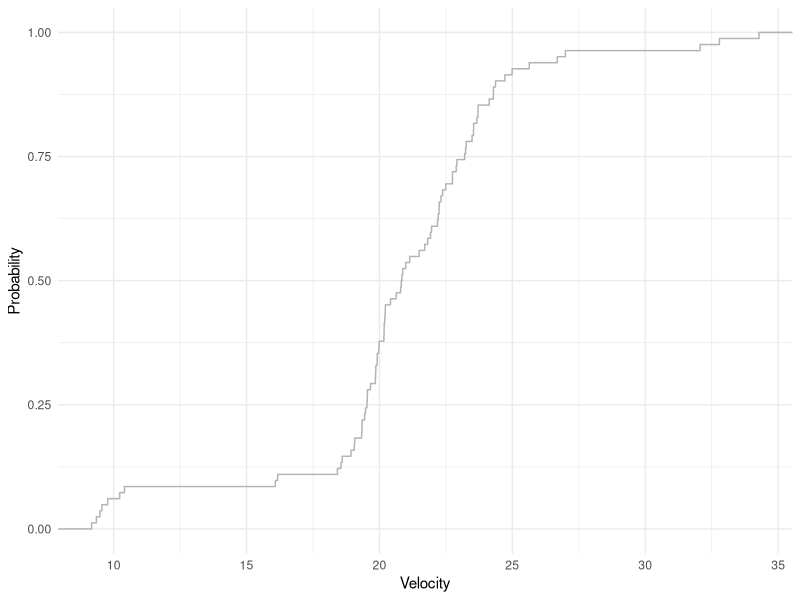
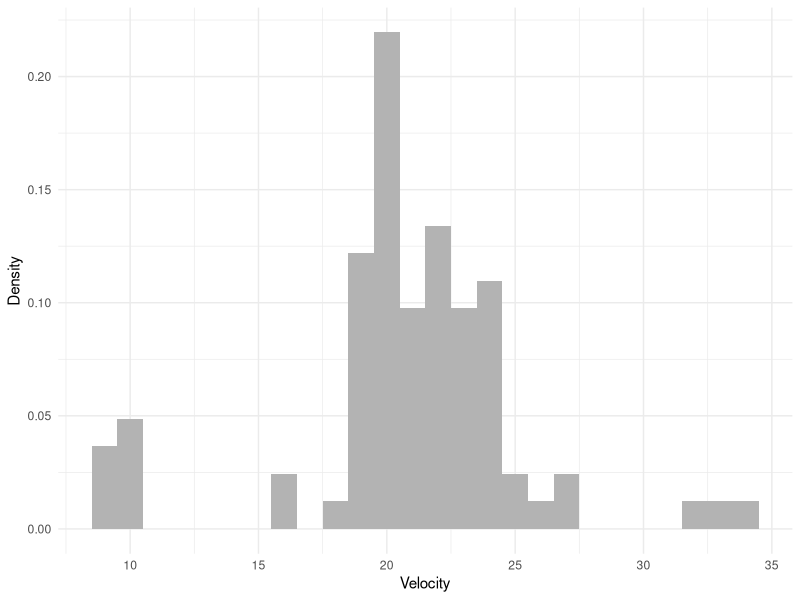
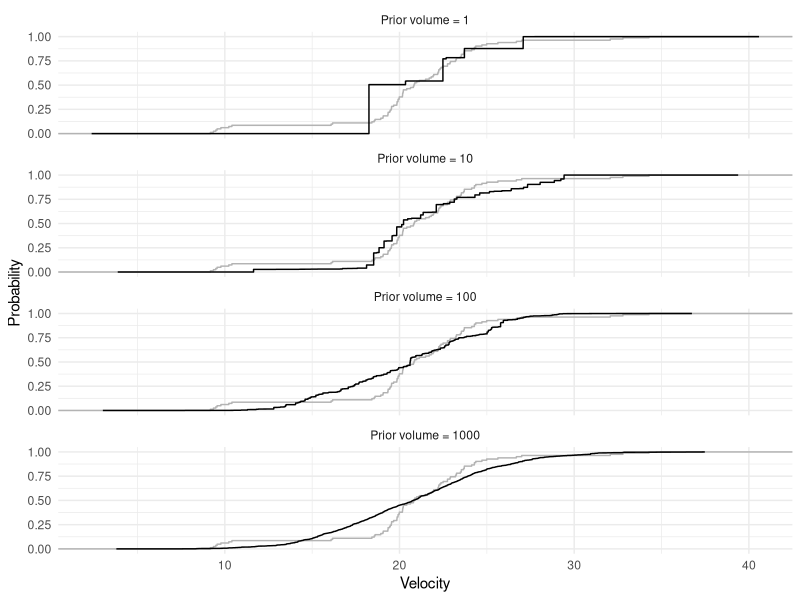
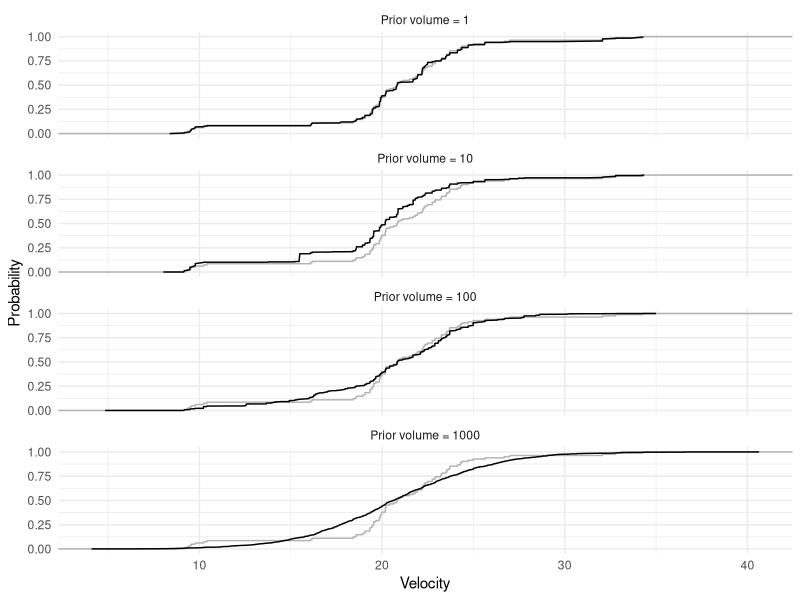
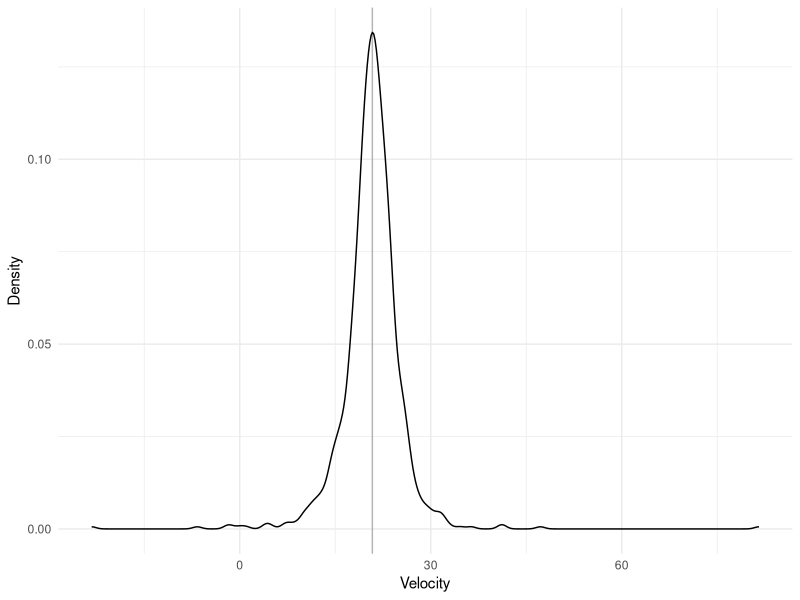
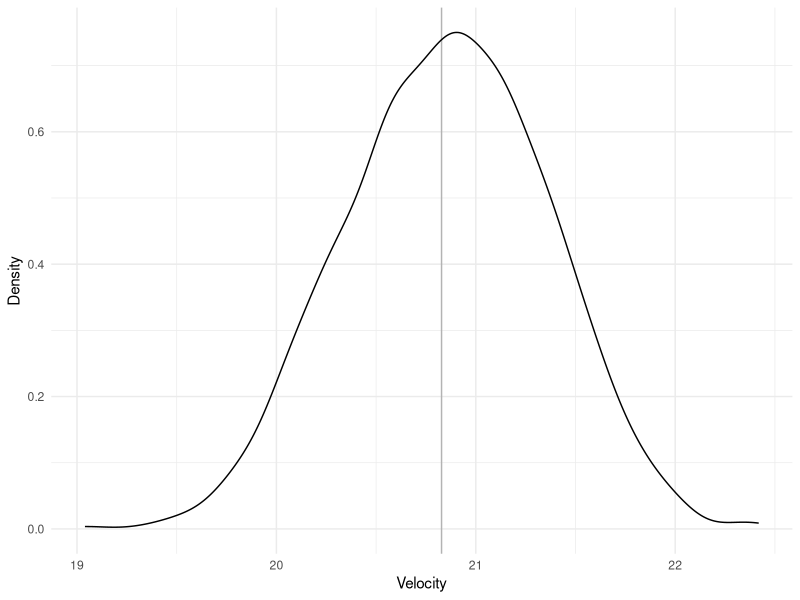
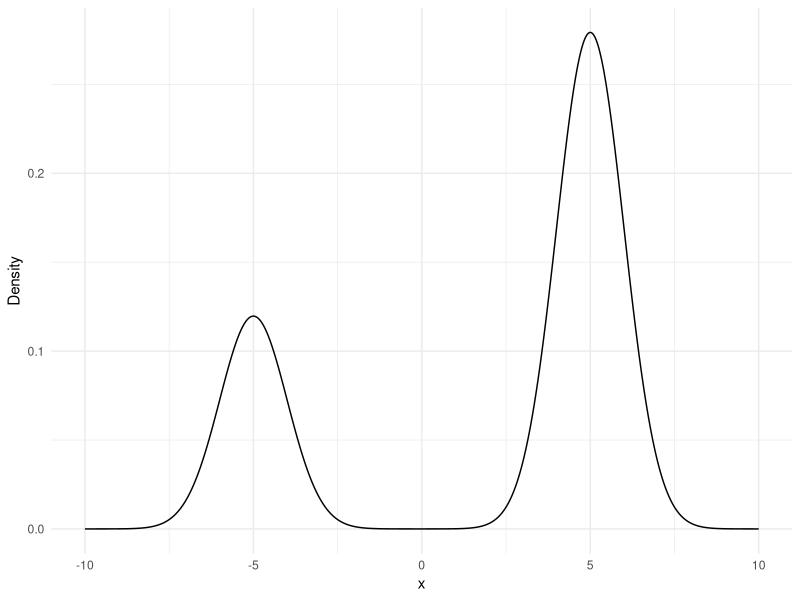
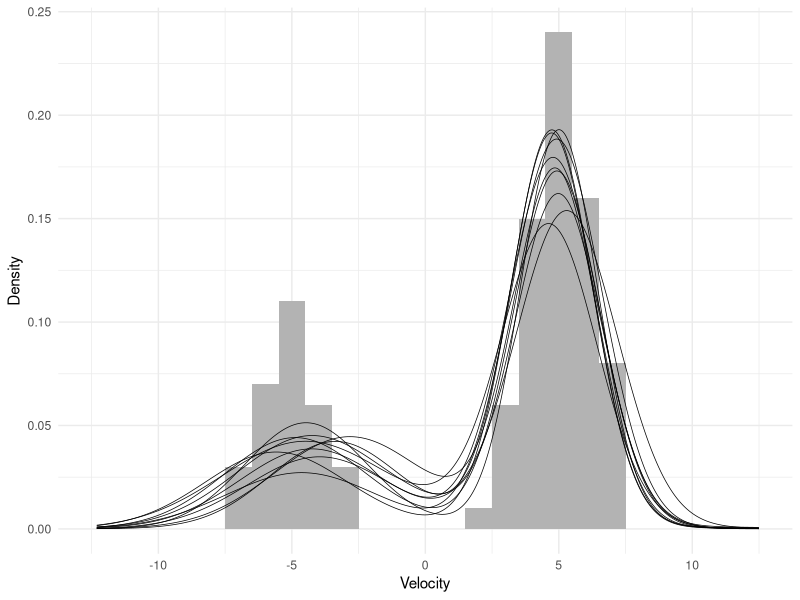

These figures' R source, in order:
## ---- chunk 1
library(MASS)
library(tidyverse)

theme_set(theme_minimal())
## ---- chunk 2
geom_reference <- function(data, type = 'cdf', binwidth = 1) {
  if (type == 'cdf') {
    stat_ecdf(data = data,
              mapping = aes(x),
              color = 'gray70')
  } else if (type == 'pdf') {
    geom_density(data = data,
                 mapping = aes(x),
                 color = 'gray70')
  } else if (type == 'histogram') {
    geom_histogram(data = data,
                   mapping = aes(x, y = ..count.. / sum(..count..)),
                   binwidth = binwidth,
                   fill = 'gray70')
  }
}
## ---- chunk 3
data <- tibble(x = galaxies / 1000)
## ---- chunk 4
ggplot() +
  geom_reference(data) +
  labs(x = 'Velocity', y = 'Probability')
## ---- chunk 5
ggplot() +
  geom_reference(data, type = 'histogram') +
  labs(x = 'Velocity', y = 'Density')
## ---- chunk 6
stick_break <- function(l, alpha, beta) {
  q <- rbeta(l, shape1 = alpha, shape2 = beta)
  q <- c(head(q, -1), 1)
  list(p = q * c(1, cumprod(1 - head(q, -1))), q = q)
}

nu_prior <- function(lambda = 1, mu0 = 0, sigma0 = 1) {
  sample_P0 <- function(l) rnorm(l, mean = mu0, sd = sigma0)
  list(sample_P0 = sample_P0, lambda = lambda)
}

nu_posterior <- function(x, lambda = 1, mu0 = 0, sigma0 = 1) {
  prior <- nu_prior(lambda = lambda, mu0 = mu0, sigma0 = sigma0)
  sample_P0 <- function(l) {
    i <- rbernoulli(l, p = lambda / (lambda + length(x)))
    i * prior$sample_P0(l) + (1 - i) * sample(x, l, replace = TRUE)
  }
  list(sample_P0 = sample_P0, lambda = lambda + length(x))
}

sample_DP <- function(l, nu) {
  x <- nu$sample_P0(l)
  p <- stick_break(l, 1, nu$lambda)$p
  tibble(x = x, p = p)
}

plot_distribution <- function(sample, reference) {
  sample <- sample %>%
    arrange(x) %>%
    mutate(p = cumsum(p))
  ggplot() +
    geom_reference(reference) +
    geom_line(data = sample, mapping = aes(x, p)) +
    labs(x = 'Velocity', y = 'Probability')
}
## ---- chunk 7
set.seed(42)

tibble(lambda = c(1, 10, 100, 1000)) %>%
  mutate(data = map(lambda, ~ sample_DP(l = 10000,
                                        nu = nu_prior(lambda = .x,
                                                      mu0 = mean(data$x),
                                                      sigma0 = sd(data$x))))) %>%
  unnest(data) %>%
  mutate(lambda = str_c('Prior volume = ', lambda)) %>%
  group_by(lambda) %>%
  plot_distribution(data) +
  facet_wrap(vars(lambda), ncol = 1)
## ---- chunk 8
set.seed(42)

tibble(lambda = c(1, 10, 100, 1000)) %>%
  mutate(data = map(lambda, ~ sample_DP(l = 10000,
                                        nu = nu_posterior(data$x,
                                                          lambda = .x,
                                                          mu0 = mean(data$x),
                                                          sigma0 = sd(data$x))))) %>%
  unnest(data) %>%
  mutate(lambda = str_c('Prior volume = ', lambda)) %>%
  group_by(lambda) %>%
  plot_distribution(data) +
  facet_wrap(vars(lambda), ncol = 1)
## ---- chunk 9
sample_P0_prior <- function(l, mu0 = 0, kappa0 = 3, nu0 = 3, sigma0 = 1) {
  sigma <- sqrt((nu0 * sigma0^2) / rchisq(l, nu0))
  mu <- rnorm(l, mu0, sigma / sqrt(kappa0))
  tibble(mu = mu, sigma = sigma)
}

sample_P0_posterior <- function(l, x, mu0 = mean(x), kappa0 = 3, nu0 = 3, sigma0 = sd(x)) {
  n1 <- length(x)
  if (n1 == 0) {
    mu1 <- 0
    ss1 <- 0
  } else {
    mu1 <- mean(x)
    ss1 <- sum((x - mu1)^2)
  }
  sample_P0_prior(
    l = l,
    mu0 = kappa0 / (kappa0 + n1) * mu0 + n1 / (kappa0 + n1) * mu1,
    kappa0 = kappa0 + n1,
    nu0 = nu0 + n1,
    sigma0 = sqrt((nu0 * sigma0^2 + ss1 + kappa0 * n1 / (kappa0 + n1) * (mu1 - mu0)^2) / (nu0 + n1))
  )
}

sample_Plambda_prior <- function(l, alpha0 = 2, beta0 = 0.1) {
  rgamma(l, alpha0, beta0)
}

sample_Plambda_posterior <- function(l, q, alpha0 = 2, beta0 = 0.1) {
  sample_Plambda_prior(
    l = l,
    alpha0 = alpha0 + length(q) - 1,
    beta0 = beta0 - sum(log(head(q, -1)))
  )
}

evaluate_Px <- function(x, theta) {
  dnorm(x, theta$mu, sqrt(theta$sigma))
}

evaluate_Pm_ <- function(draw, grid, type = 'cdf') {
  if (type == 'cdf') {
    method <- pnorm
  } else if (type == 'pdf') {
    method <- dnorm
  } else if (type == 'histogram') {
    method <- dnorm
  }
  bind_cols(draw$theta, tibble(p = draw$stick$p)) %>%
    mutate(.component = row_number()) %>%
    select(.component, everything()) %>%
    mutate(data = map2(mu, sigma, function(mu, sigma) {
                                  tibble(x = grid,
                                         y = method(grid, mu, sigma))
                                  })) %>%
    unnest(data) %>%
    group_by(x) %>%
    summarize(y = sum(p * y), .groups = 'drop')
}

evaluate_Pm <- function(draws, grid, ...) {
  process <- function(i) {
    evaluate_Pm_(draws[[i]], grid, ...) %>%
      mutate(.draw = i) %>%
      select(.draw, everything())
  }
  sapply(1:length(draws), process, simplify = FALSE) %>%
    bind_rows()
}

count_subjects <- function(m, k) {
  n <- rep(0, m)
  k <- as.data.frame(table(k))
  n[as.numeric(levels(k[ , 1]))[k[ , 1]]] <- k[ , 2]
  n
}

update_k <- function(x, state) {
  m <- length(state$stick$p)
  n <- length(x)
  x <- rep(x, each = m)
  theta <- state$theta %>% slice(rep(1:m, n))
  p <- matrix(evaluate_Px(x, theta), nrow = m, ncol = n)
  p <- sweep(p, 1, state$stick$p, `*`)
  p <- sweep(p, 2, colSums(p), `/`)
  apply(p, 2, function(p) sample(1:m, 1, prob = p))
}

update_stick <- function(x, state) {
  m <- length(state$stick$p)
  n <- count_subjects(m, state$k)
  alpha <- 1 + n
  beta <- state$lambda + sum(n) - cumsum(n)
  stick_break(m, alpha, beta)
}

update_theta <- function(x, state, ...) {
  m <- length(state$stick$p)
  sapply(1:m, function(i) sample_P0_posterior(1, x[state$k == i], ...),
         simplify = FALSE) %>%
    bind_rows()
}

update_lambda <- function(x, state, ...) {
  sample_Plambda_posterior(1, state$stick$q, ...)
}

sample_DPM <- function(x, m, l,
                       lambda0 = 1,
                       mu0_x = mean(x),
                       sigma0_x = sd(x),
                       sigma0_lambda = 10,
                       n0 = 3) {
  theta_prior <- list(
    mu0 = mu0_x,
    kappa0 = n0,
    nu0 = n0,
    sigma0 = sigma0_x
  )
  lambda_prior <- list(
    alpha0 = n0,
    beta0 = sqrt(n0) / sigma0_lambda
  )
  state <- list(
    k = sample(1:m, length(x), replace = TRUE),
    stick = stick_break(m, 1, lambda0),
    theta = do.call(sample_P0_prior, c(list(m), theta_prior)),
    lambda = lambda0
  )
  draws <- vector('list', l)
  for(i in 1:l) {
    state$k <- update_k(x, state)
    state$stick <- update_stick(x, state)
    state$theta <- do.call(update_theta, c(list(x, state), theta_prior))
    state$lambda <- do.call(update_lambda, c(list(x, state), lambda_prior))
    draws[[i]] <- state
  }
  draws
}

check_predictive <- function(draws, reference, size = 1000, type = 'cdf', ...) {
  grid <- seq(min(reference$x) - 5, to = max(reference$x) + 5, length.out = size)
  sample <- evaluate_Pm(draws, grid, type = type)
  ggplot() +
    geom_reference(reference, type = type, ...) +
    geom_line(data = sample, mapping = aes(x, y, group = .draw), size = 0.25) +
    labs(x = 'Velocity', y = 'Density')
}

summarize_inference <- function(draws, reference, size = 1000, type = 'cdf', ...) {
  grid <- seq(min(reference$x) - 5, to = max(reference$x) + 5, length.out = size)
  sample <- evaluate_Pm(draws, grid, type = type) %>%
    group_by(x) %>%
    summarize(y_mean = mean(y), .groups = 'drop')
  ggplot() +
    geom_reference(reference, type = type, ...) +
    geom_line(data = sample, mapping = aes(x, y_mean), size = 0.25) +
    labs(x = 'Velocity', y = 'Density')
}
## ---- chunk 10
set.seed(42)

sample_P0_prior(1000, mu0 = mean(data$x), sigma0 = sd(data$x)) %>%
  ggplot() +
  geom_vline(xintercept = mean(data$x), color = 'gray70') +
  geom_density(aes(mu)) +
  labs(x = 'Velocity', y = 'Density')
## ---- chunk 11
set.seed(42)

sample_P0_posterior(1000, data$x) %>%
  ggplot() +
  geom_vline(xintercept = mean(data$x), color = 'gray70') +
  geom_density(aes(mu)) +
  labs(x = 'Velocity', y = 'Density')
## ---- chunk 12
data0 <- tibble(i = rbinom(100, 1, 0.3)) %>%
  mutate(x = i * rnorm(n(), -5, 1) + (1 - i) * rnorm(n(), 5, 1))

evaluate_Pm_(list(stick = list(p = c(0.3, 0.7)),
                  theta = tibble(mu = c(-5, 5), sigma = c(1, 1))),
             seq(-10, to = 10, length.out = 1000),
             type = 'pdf') %>%
  ggplot(aes(x, y)) +
  geom_line() +
  labs(y = 'Density')
## ---- chunk 13
set.seed(42)

draws <- sample_DPM(data0$x, 25, 1000)
check_predictive(sample(tail(draws, length(draws) / 2), 10), data0,
                 type = 'histogram')
## ---- chunk 14
set.seed(42)

draws <- sample_DPM(data$x, 25, 1000)
check_predictive(sample(tail(draws, length(draws) / 2), 10), data,
                 type = 'histogram')
## ---- chunk 15
tibble(value = sapply(draws, function(draw) length(unique(draw$k)))) %>%
  mutate(draw = row_number()) %>%
  ggplot(aes(draw, value)) +
  geom_line(size = 0.1) +
  labs(x = 'Iteration', y = 'Position')
## ---- chunk 16
summarize_inference(tail(draws, length(draws) / 2), data,
                    type = 'histogram')
